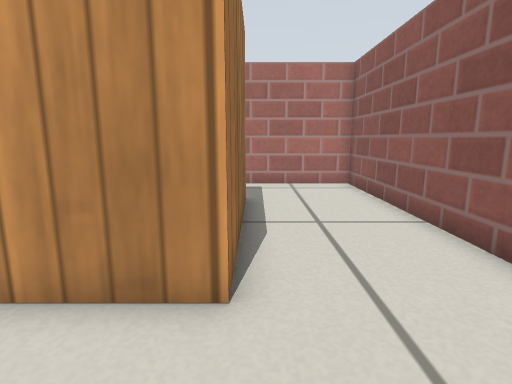
View 1 (above)

15 first-person views from a walk through a world built for the Gazebo simulator. The camera is 0.39 m above the floor, tilts 10° down and sees 80° across. The floor is counted in squares, 0.2 m on a side. Each view is taken from the middle of a square. On the plan, view 1 faces up. The plan holds only what a view shows up to about 17 squares ahead; the rest is blank. Simple patterns stand in for the simulator's built-in surfaces.

View 2
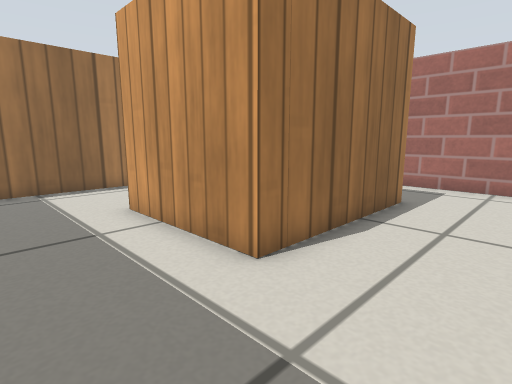

View 3
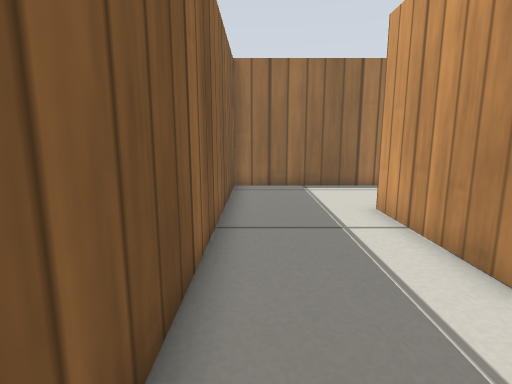

View 4
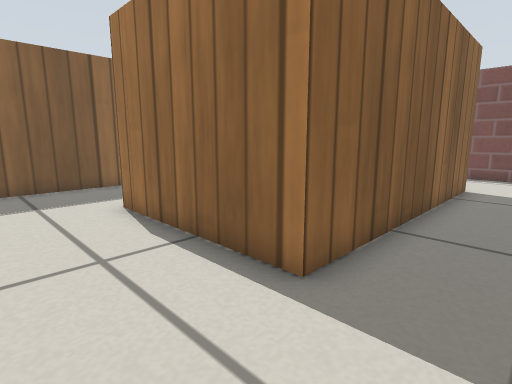

View 5
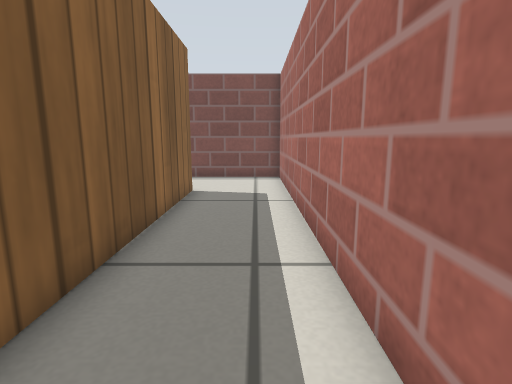

View 6
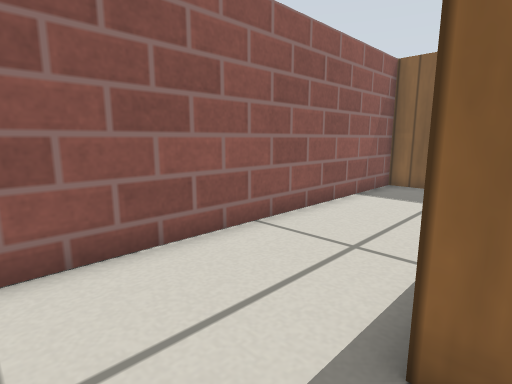

View 7
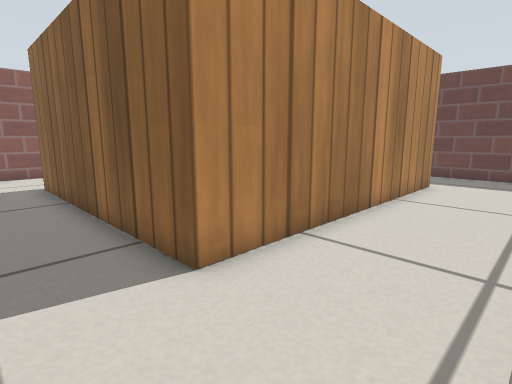

View 8
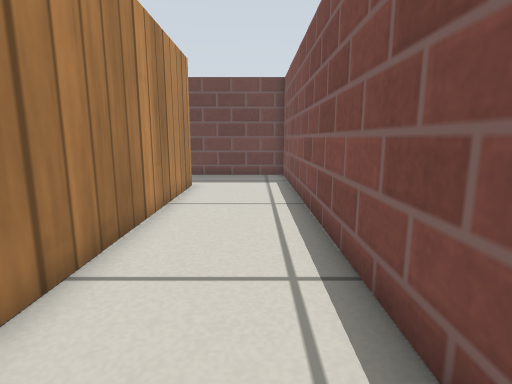

View 9
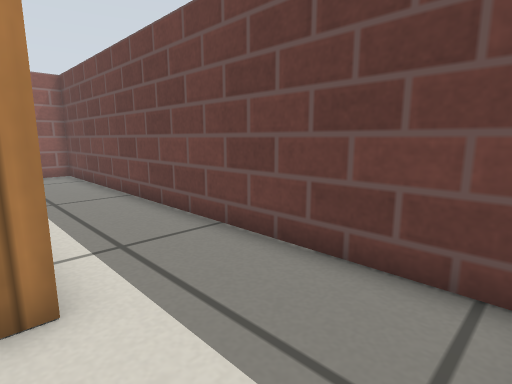

View 10
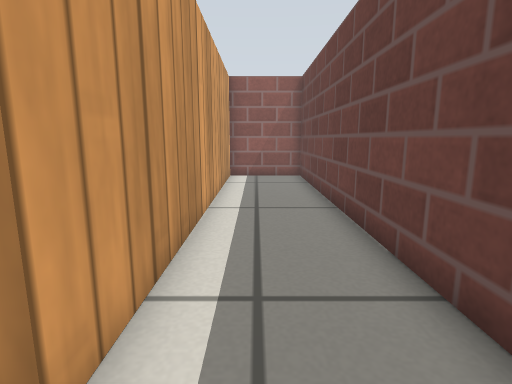

View 11
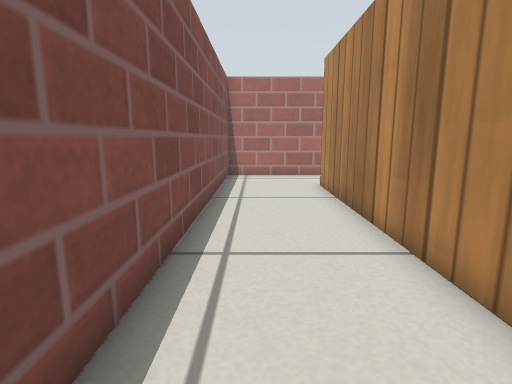

View 12
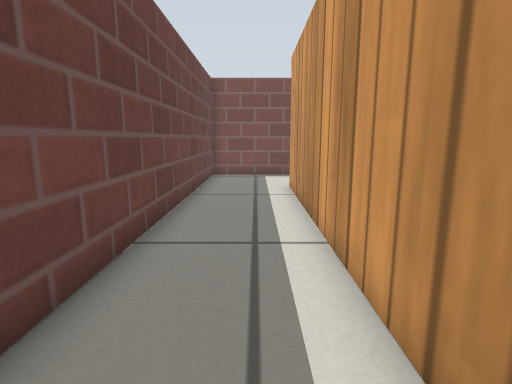

View 13
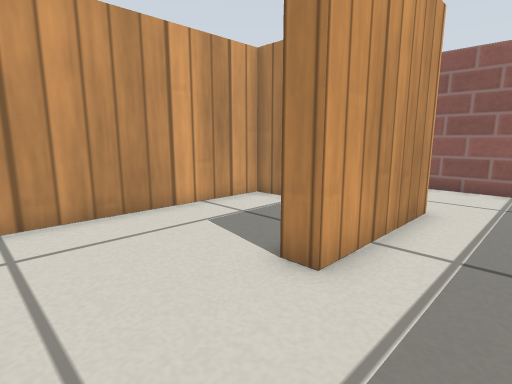

View 14
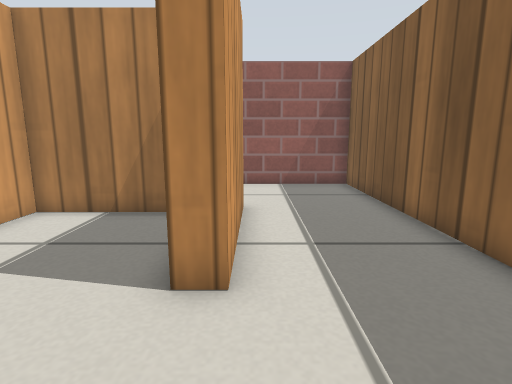

View 15
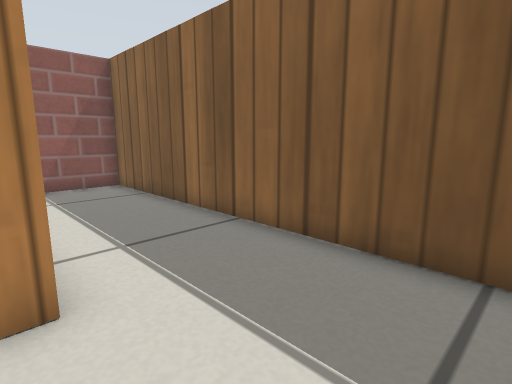

### Floor plan
Ten units are one square. View 1 is at (0, 0); x grows to the right and y downward. Boxes are objects, and circles mark ways between rooms. Rooms are numbered by the first view taken in them; rooms with no view inside come last. Other rooms are left out.
<svg viewBox="-150 -137 195 195">
<path fill="none" stroke="#000" d="M-96 -51 -96 9 40 9 40 -132 -115 -132M-103 -96 -3 -96 -3 -34 -53 -34 -53 -41M-115 -132 -145 -132 -145 53 40 53 40 16 -103 16 -103 -96M-11 -54 -11 -89 -85 -89"/>
<circle cx="-107" cy="-110" r="3" fill="#2a7"/>
<circle cx="-75" cy="-40" r="3" fill="#2a7"/>
<text x="0" y="-60">1</text>
<text x="-90" y="20">2</text>
<text x="-60" y="-70">3</text>
</svg>
Room 1 opens to room 2. Room 1 opens to room 3.

Where each view was taken, in squares from view 1:
view 1: 0 up, 0 right, facing up
view 2: 0 up, 3 right, facing up-left
view 3: 0 up, 3 right, facing left
view 4: 12 up, 3 right, facing down-left
view 5: 12 up, 1 right, facing left
view 6: 12 up, 1 left, facing down-right
view 7: 12 up, 14 left, facing down-right
view 8: 11 up, 13 left, facing down
view 9: 1 down, 14 left, facing down-right
view 10: 3 down, 12 left, facing right
view 11: 3 down, 13 left, facing up
view 12: 3 down, 2 right, facing left
view 13: 1 up, 9 left, facing up-right
view 14: 3 up, 9 left, facing right
view 15: 4 up, 9 left, facing down-right
